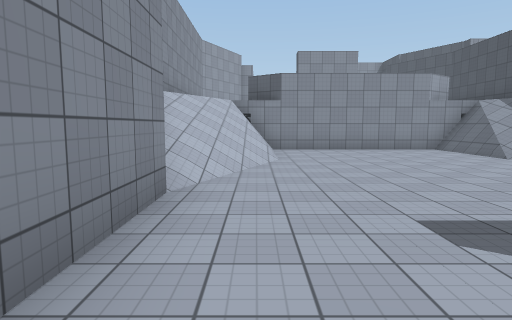
View 1 (above)

19 first-person views from a walk through a 3-D level made in the Unity game engine. The camera is 1.5 m above the floor, tilts 6° down and sees 75° across. The floor is counted in squares, 2 m on a side. Each view is taken from the middle of a square. On the plan, view 1 faces up. The plan holds only what a view shows up to about 11 squares ahead; the rest is blank. The place goes on beyond the plan. The player is left out. Surface patterns are stand-ins for the level's own textures.

View 2
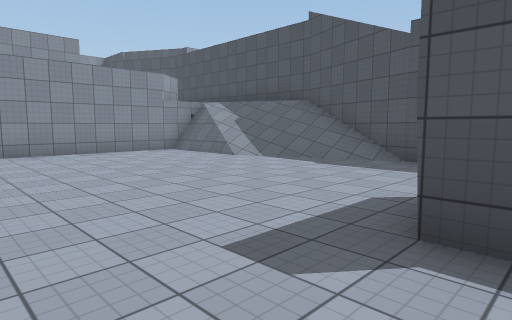

View 3
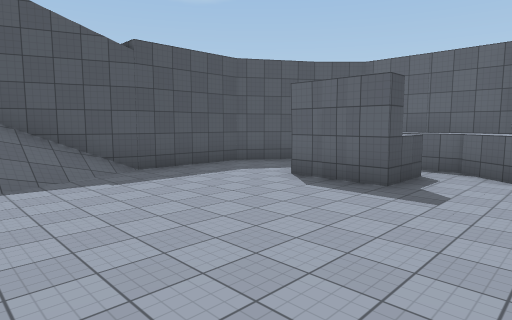

View 4
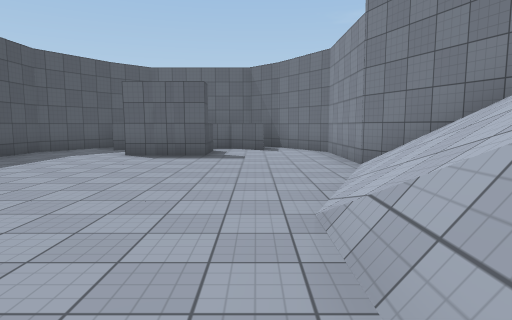

View 5
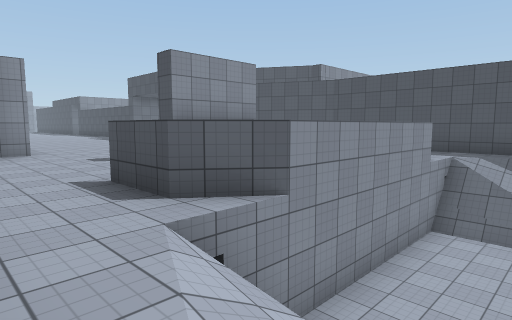

View 6
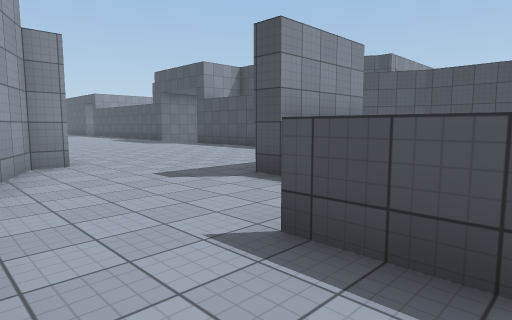

View 7
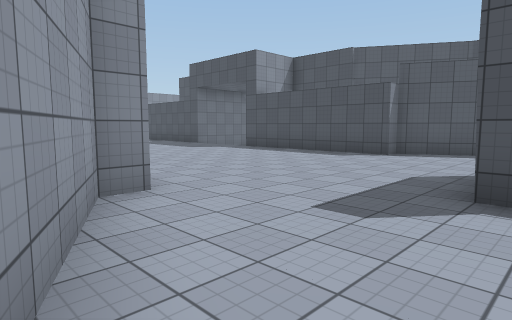

View 8
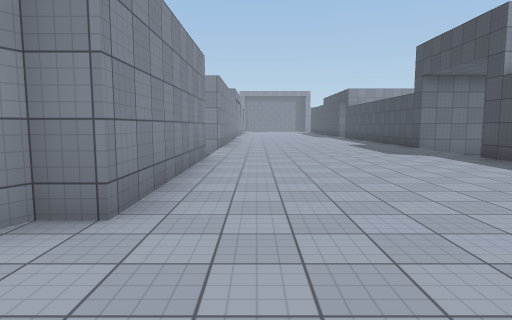

View 9
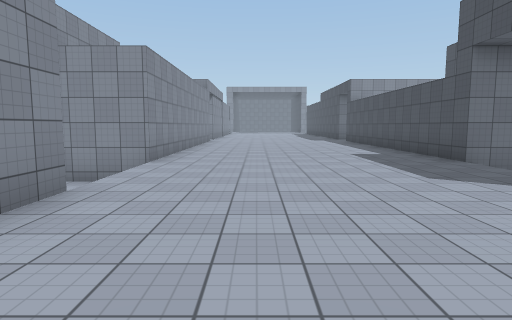

View 10
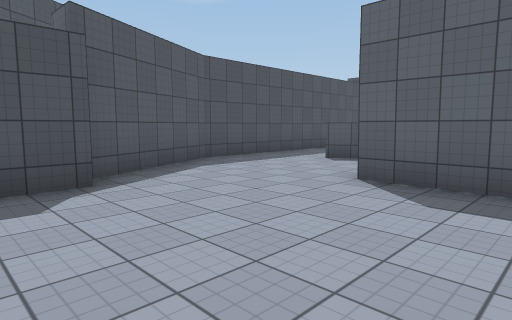

View 11
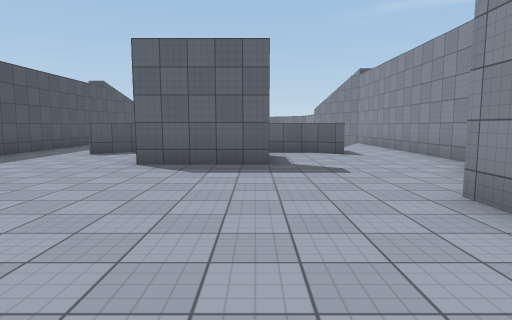

View 12
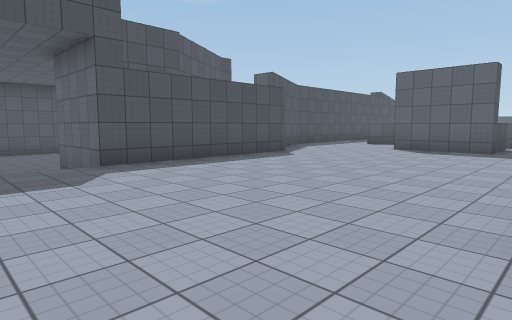

View 13
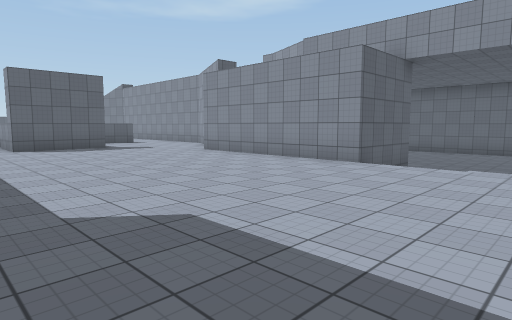

View 14
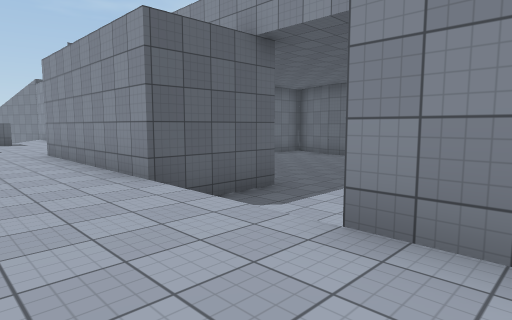

View 15
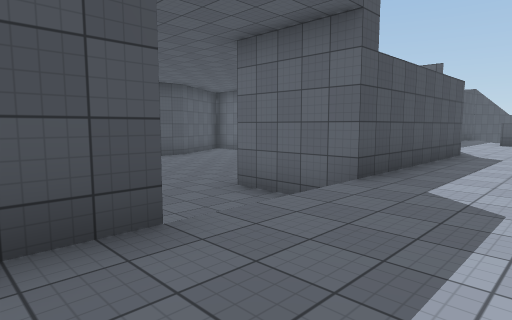

View 16
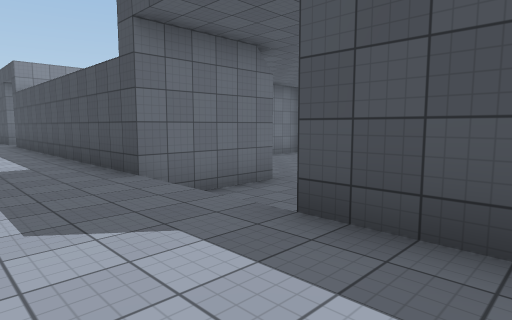

View 17
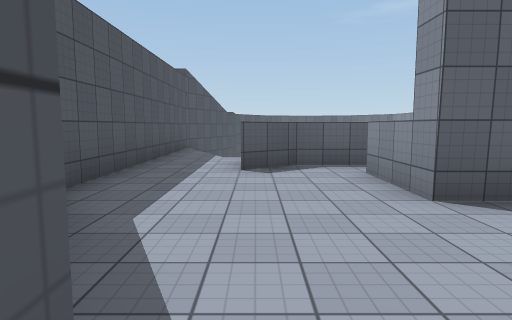

View 18
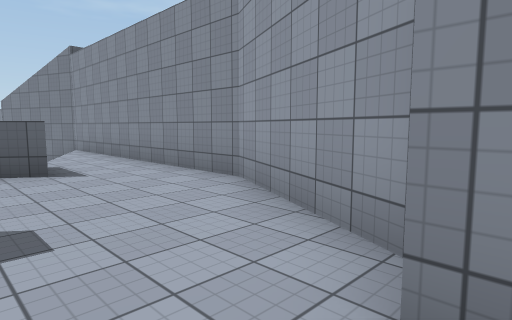

View 19
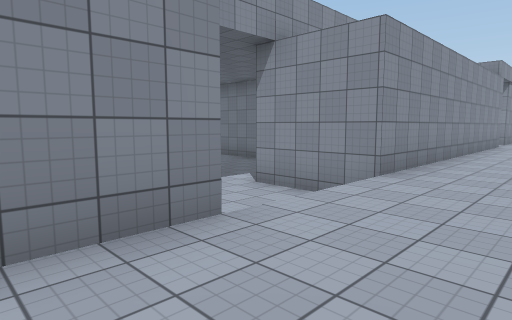

### Floor plan
Key: @ floor where view 1 was taken; # wall or solid block; . main floor; - floor 3 m lower than the main floor; / step, stairs or slope; = window, fence, low wall or low ledge; v drop or lower ground.
Columns run from 5 left of view 1 to 11 right of it. Each row starts with its distance up from view 1.
 32     #.     .#
 31     #..   ..#
 30     #.......#
 29     #.......#
 28 v   #.......#
 27 vv  #.......#  vv
 26  vv##.......###vv
 25 vvvvv.......vvvv
 24 vvvvv.......vvvvv
 23 vvvvv.......vvvvv
 22 vv###.......# vvv
 21 v   #.......#  vv
 20     #.......#
 19     #.......#
 18     #.......#
 17    ##.......##
 16    #.........#
 15   ##.........##
 14   #....###....#
 13   #....###....#
 12   #..#.. ..#..#
 11   #..#######..#
 10   #./#-----#/.#
  9   #./=-----=/.#
  8   #///-----///#
  7   #///-----///#
  6   ##//-----//##
  5    #/-------/#
  4    ##-------##
  3     #-------#
  2     #-------#
  1     #---##--#
  0     #@#- ##-#
 -1     ##### ###

Where each view was taken, in squares from view 1:
view 1: 0 up, 0 right, facing up
view 2: 1 up, 0 right, facing up-right
view 3: 7 up, 0 right, facing down-right
view 4: 10 up, 1 right, facing down
view 5: 8 up, 2 left, facing up-right
view 6: 11 up, 2 left, facing up-right
view 7: 14 up, 2 left, facing up-right
view 8: 15 up, 1 right, facing up
view 9: 19 up, 2 right, facing up
view 10: 19 up, 2 right, facing down-right
view 11: 21 up, 2 right, facing down
view 12: 25 up, 0 right, facing down-right
view 13: 26 up, 6 right, facing down-left
view 14: 27 up, 2 right, facing down-left
view 15: 27 up, 4 right, facing down-right
view 16: 21 up, 4 right, facing up-right
view 17: 18 up, 6 right, facing down
view 18: 18 up, 1 right, facing down-left
view 19: 21 up, 2 right, facing up-left
